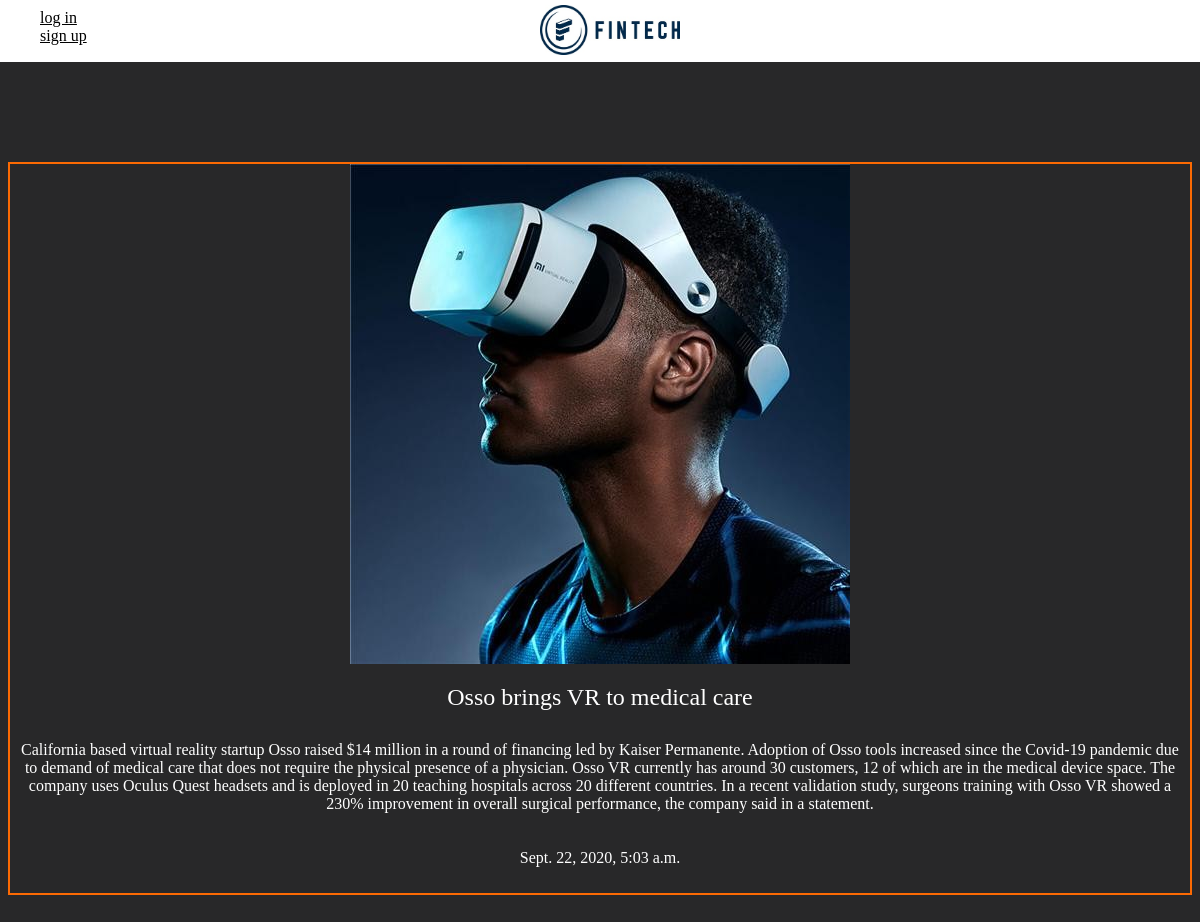
/articles/osso-medical-14m/, run on the app's committed database.
### articles/models.py (models this page shows)
class Article(models.Model):
    title = models.CharField(max_length=100)
    slug = models.SlugField()
    body = models.TextField()
    date = models.DateTimeField(auto_now_add=True)
    thumb = models.ImageField(default='default.jpg', blank=True)
    author = models.ForeignKey(User, default=None, on_delete=models.CASCADE)

### articles/views.py (the view)
# urls.py: url(r'^(?P<slug>[\w-]+)/$', views.article_details, name='detail'),
def article_details(request, slug):
    article = Article.objects.get(slug=slug)
    return render(request, 'articles/article_detail.html', {'article':article})

### articles/templates/articles/article_detail.html
{% extends 'base_layout.html' %}
{% block content %}
<div class="article-detail">
  <div class="article">
    <img src="{{ article.thumb.url }}" />
    <h2>{{article.title}}</h2>
    <p>{{article.body}}</p>
    <p>{{article.date}}</p>
  </div>
</div>
{% endblock %}

### assets/styles.css (style rules this page uses)
body { background-image: url(office.jpg); background-size: cover; background-repeat: no-repeat; background-color: #282829; color: #fff; }
body * { font-family: Ubuntu; }
h1, h2, h3, h4, h5 { font-weight: normal; color: #fff; text-align: center; }
p { color: #fff; text-align: center; }
.article { margin-top: 95px; border: 2px solid #fc6a03; position: relative; margin-bottom: 5px; }
.article h2 { font-size: 1.4em; text-decoration: none; }
.article-detail .article img { display: block; margin: 0 auto; }
.article-detail .article h2 { text-align: center; margin: 20px auto; font-size: 1.5em; }
.article-detail .article p { text-align: center; padding: 10px; }

### data on the page
Article: thumb (picture), title "Osso brings VR to medical care", body "California based virtual reality startup Osso raised $14 million in a round of financing led by Kaiser Permanente. Adoption of Osso tools increased since the Covid-19 pandemic due to demand of medical care that does not require the physical presence of a physician. Osso VR currently has around 30 customers, 12 of which are in the medical device space. The company uses Oculus Quest headsets and is deployed in 20 teaching hospitals across 20 different countries. In a recent validation study, surgeons training with Osso VR showed a 230% improvement in overall surgical performance, the company said in a statement.", date "Sept. 22, 2020, 5:03 a.m."
